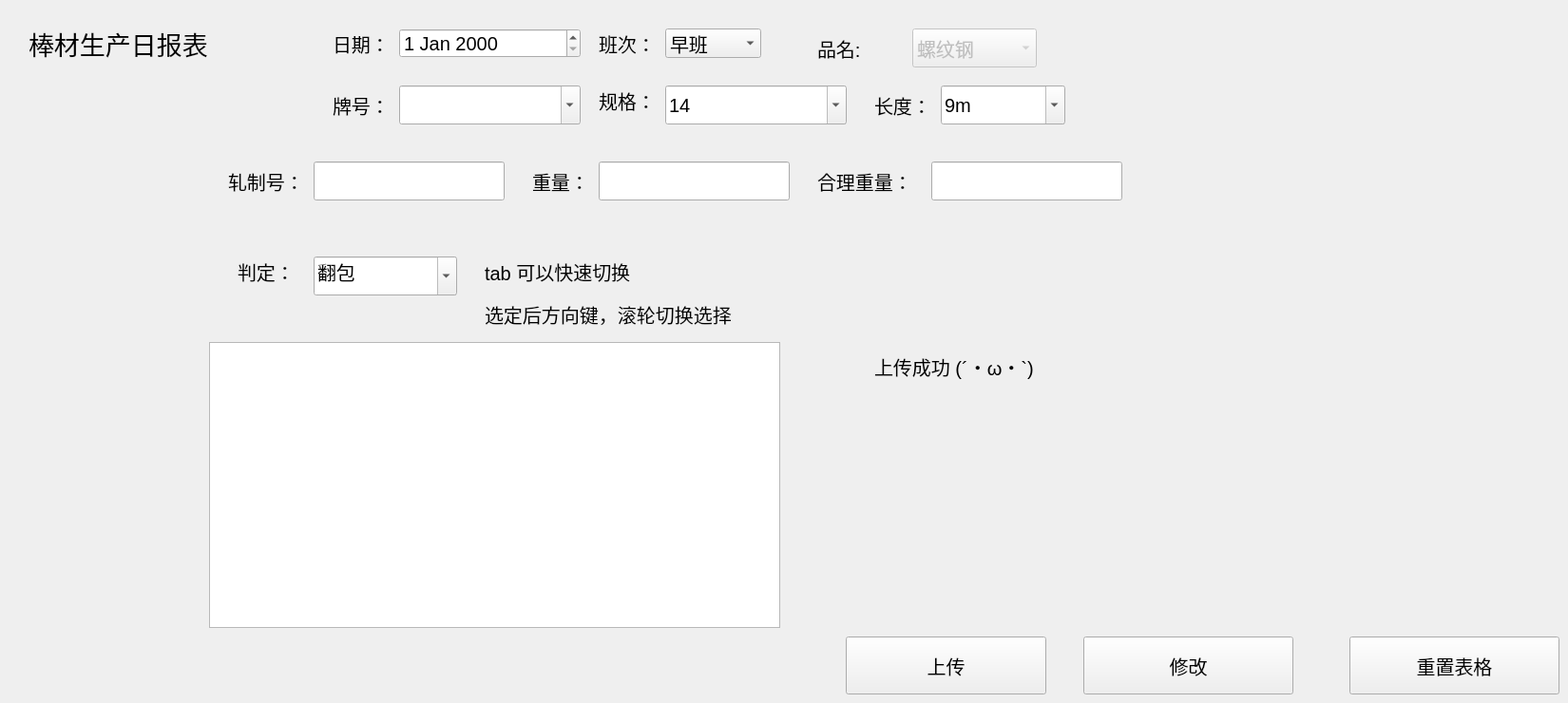
        <widget class="QWidget" name="bangcairibaobiao">
         <property name="font">
          <font>
           <pointsize>15</pointsize>
          </font>
         </property>
         <attribute name="title">
          <string>棒材生产日报表</string>
         </attribute>
         <widget class="QLabel" name="label_40">
          <property name="geometry">
           <rect>
            <x>30</x>
            <y>20</y>
            <width>231</width>
            <height>51</height>
           </rect>
          </property>
          <property name="font">
           <font>
            <pointsize>20</pointsize>
           </font>
          </property>
          <property name="text">
           <string>棒材生产日报表</string>
          </property>
         </widget>
         <widget class="QLabel" name="label_41">
          <property name="geometry">
           <rect>
            <x>350</x>
            <y>30</y>
            <width>61</width>
            <height>31</height>
           </rect>
          </property>
          <property name="text">
           <string>日期：</string>
          </property>
         </widget>
         <widget class="QLabel" name="label_42">
          <property name="geometry">
           <rect>
            <x>630</x>
            <y>30</y>
            <width>61</width>
            <height>31</height>
           </rect>
          </property>
          <property name="text">
           <string>班次：</string>
          </property>
         </widget>
         <widget class="QDateEdit" name="bangcairibaoDateEdit">
          <property name="enabled">
           <bool>true</bool>
          </property>
          <property name="geometry">
           <rect>
            <x>420</x>
            <y>30</y>
            <width>191</width>
            <height>31</height>
           </rect>
          </property>
         </widget>
         <widget class="QComboBox" name="bangcairibaobiaoBancicomboBox">
          <property name="geometry">
           <rect>
            <x>700</x>
            <y>30</y>
            <width>101</width>
            <height>31</height>
           </rect>
          </property>
          <property name="editable">
           <bool>false</bool>
          </property>
          <item>
           <property name="text">
            <string>早班</string>
           </property>
          </item>
          <item>
           <property name="text">
            <string>中班</string>
           </property>
          </item>
          <item>
           <property name="text">
            <string>晚班</string>
           </property>
          </item>
         </widget>
         <widget class="QLabel" name="label_43">
          <property name="geometry">
           <rect>
            <x>350</x>
            <y>90</y>
            <width>71</width>
            <height>41</height>
           </rect>
          </property>
          <property name="text">
           <string>牌号：</string>
          </property>
         </widget>
         <widget class="QLabel" name="label_44">
          <property name="geometry">
           <rect>
            <x>630</x>
            <y>90</y>
            <width>61</width>
            <height>31</height>
           </rect>
          </property>
          <property name="text">
           <string>规格：</string>
          </property>
         </widget>
         <widget class="QLabel" name="label_47">
          <property name="geometry">
           <rect>
            <x>240</x>
            <y>170</y>
            <width>91</width>
            <height>41</height>
           </rect>
          </property>
          <property name="text">
           <string>轧制号：</string>
          </property>
         </widget>
         <widget class="QLabel" name="label_48">
          <property name="geometry">
           <rect>
            <x>860</x>
            <y>160</y>
            <width>121</width>
            <height>61</height>
           </rect>
          </property>
          <property name="text">
           <string>合理重量：</string>
          </property>
         </widget>
         <widget class="QLabel" name="label_49">
          <property name="geometry">
           <rect>
            <x>560</x>
            <y>160</y>
            <width>61</width>
            <height>61</height>
           </rect>
          </property>
          <property name="text">
           <string>重量：</string>
          </property>
         </widget>
         <widget class="QLabel" name="label_51">
          <property name="geometry">
           <rect>
            <x>250</x>
            <y>260</y>
            <width>61</width>
            <height>51</height>
           </rect>
          </property>
          <property name="text">
           <string>判定：</string>
          </property>
         </widget>
         <widget class="QComboBox" name="bangcairibaobiaoPaihaoComboBox">
          <property name="geometry">
           <rect>
            <x>420</x>
            <y>90</y>
            <width>191</width>
            <height>41</height>
           </rect>
          </property>
          <property name="editable">
           <bool>true</bool>
          </property>
         </widget>
         <widget class="QComboBox" name="bangcairibaobiaoSizeComboBox">
          <property name="geometry">
           <rect>
            <x>700</x>
            <y>90</y>
            <width>191</width>
            <height>41</height>
           </rect>
          </property>
          <property name="editable">
           <bool>true</bool>
          </property>
          <item>
           <property name="text">
            <string>14</string>
           </property>
          </item>
          <item>
           <property name="text">
            <string>16</string>
           </property>
          </item>
         </widget>
         <widget class="QLineEdit" name="bangcairibaobiaoZZHLineEdit">
          <property name="geometry">
           <rect>
            <x>330</x>
            <y>170</y>
            <width>201</width>
            <height>41</height>
           </rect>
          </property>
         </widget>
         <widget class="QLineEdit" name="bangcairibaobiaoHLZLLineEdit">
          <property name="geometry">
           <rect>
            <x>980</x>
            <y>170</y>
            <width>201</width>
            <height>41</height>
           </rect>
          </property>
         </widget>
         <widget class="QLineEdit" name="bangcairibaobiaozhongliangLineEdit">
          <property name="geometry">
           <rect>
            <x>630</x>
            <y>170</y>
            <width>201</width>
            <height>41</height>
           </rect>
          </property>
         </widget>
         <widget class="QComboBox" name="bangcairibaobiaoPandingComboBox">
          <property name="geometry">
           <rect>
            <x>330</x>
            <y>270</y>
            <width>151</width>
            <height>41</height>
           </rect>
          </property>
          <property name="editable">
           <bool>true</bool>
          </property>
          <item>
           <property name="text">
            <string>翻包</string>
           </property>
          </item>
          <item>
           <property name="text">
            <string>合格</string>
           </property>
          </item>
         </widget>
         <widget class="QLabel" name="label_55">
          <property name="geometry">
           <rect>
            <x>920</x>
            <y>90</y>
            <width>71</width>
            <height>41</height>
           </rect>
          </property>
          <property name="text">
           <string>长度：</string>
          </property>
         </widget>
         <widget class="QComboBox" name="bangcairibaobiaoChangduComboBox">
          <property name="geometry">
           <rect>
            <x>990</x>
            <y>90</y>
            <width>131</width>
            <height>41</height>
           </rect>
          </property>
          <property name="editable">
           <bool>true</bool>
          </property>
          <item>
           <property name="text">
            <string>9m</string>
           </property>
          </item>
         </widget>
         <widget class="QPushButton" name="bangcairibaobiaoPushButton">
          <property name="geometry">
           <rect>
            <x>890</x>
            <y>670</y>
            <width>211</width>
            <height>61</height>
           </rect>
          </property>
          <property name="text">
           <string>上传</string>
          </property>
         </widget>
         <widget class="QLabel" name="label_56">
          <property name="geometry">
           <rect>
            <x>510</x>
            <y>270</y>
            <width>191</width>
            <height>31</height>
           </rect>
          </property>
          <property name="text">
           <string>tab 可以快速切换</string>
          </property>
         </widget>
         <widget class="QLabel" name="label_tip_57">
          <property name="geometry">
           <rect>
            <x>510</x>
            <y>310</y>
            <width>331</width>
            <height>41</height>
           </rect>
          </property>
          <property name="text">
           <string>选定后方向键，滚轮切换选择</string>
          </property>
         </widget>
         <widget class="QLabel" name="bangcairibaobiaoSuccessLabel">
          <property name="geometry">
           <rect>
            <x>920</x>
            <y>370</y>
            <width>591</width>
            <height>31</height>
           </rect>
          </property>
          <property name="text">
           <string>上传成功 (´・ω・`) </string>
          </property>
         </widget>
         <widget class="QTextBrowser" name="bangcairibaobiaoFailTextBrowser">
          <property name="geometry">
           <rect>
            <x>220</x>
            <y>360</y>
            <width>601</width>
            <height>301</height>
           </rect>
          </property>
         </widget>
         <widget class="QLabel" name="label_45">
          <property name="geometry">
           <rect>
            <x>860</x>
            <y>30</y>
            <width>61</width>
            <height>41</height>
           </rect>
          </property>
          <property name="text">
           <string>品名:</string>
          </property>
         </widget>
         <widget class="QComboBox" name="bangcairibaobiaoPinmingComboBox">
          <property name="enabled">
           <bool>false</bool>
          </property>
          <property name="geometry">
           <rect>
            <x>960</x>
            <y>30</y>
            <width>131</width>
            <height>41</height>
           </rect>
          </property>
          <item>
           <property name="text">
            <string>螺纹钢</string>
           </property>
          </item>
         </widget>
         <widget class="QPushButton" name="bangcairibaobiaoReupdatePushButton">
          <property name="geometry">
           <rect>
            <x>1140</x>
            <y>670</y>
            <width>221</width>
            <height>61</height>
           </rect>
          </property>
          <property name="toolTip">
           <string>只需要输入修改变量和轧制号</string>
          </property>
          <property name="statusTip">
           <string>只需要输入修改变量和炉批号</string>
          </property>
          <property name="text">
           <string>修改</string>
          </property>
         </widget>
         <widget class="QPushButton" name="bangcairibaobiaoResetPushButton">
          <property name="geometry">
           <rect>
            <x>1420</x>
            <y>670</y>
            <width>221</width>
            <height>61</height>
           </rect>
          </property>
          <property name="toolTip">
           <string>只需要输入修改变量和轧制号</string>
          </property>
          <property name="statusTip">
           <string>只需要输入修改变量和炉批号</string>
          </property>
          <property name="text">
           <string>重置表格</string>
          </property>
         </widget>
        </widget>
